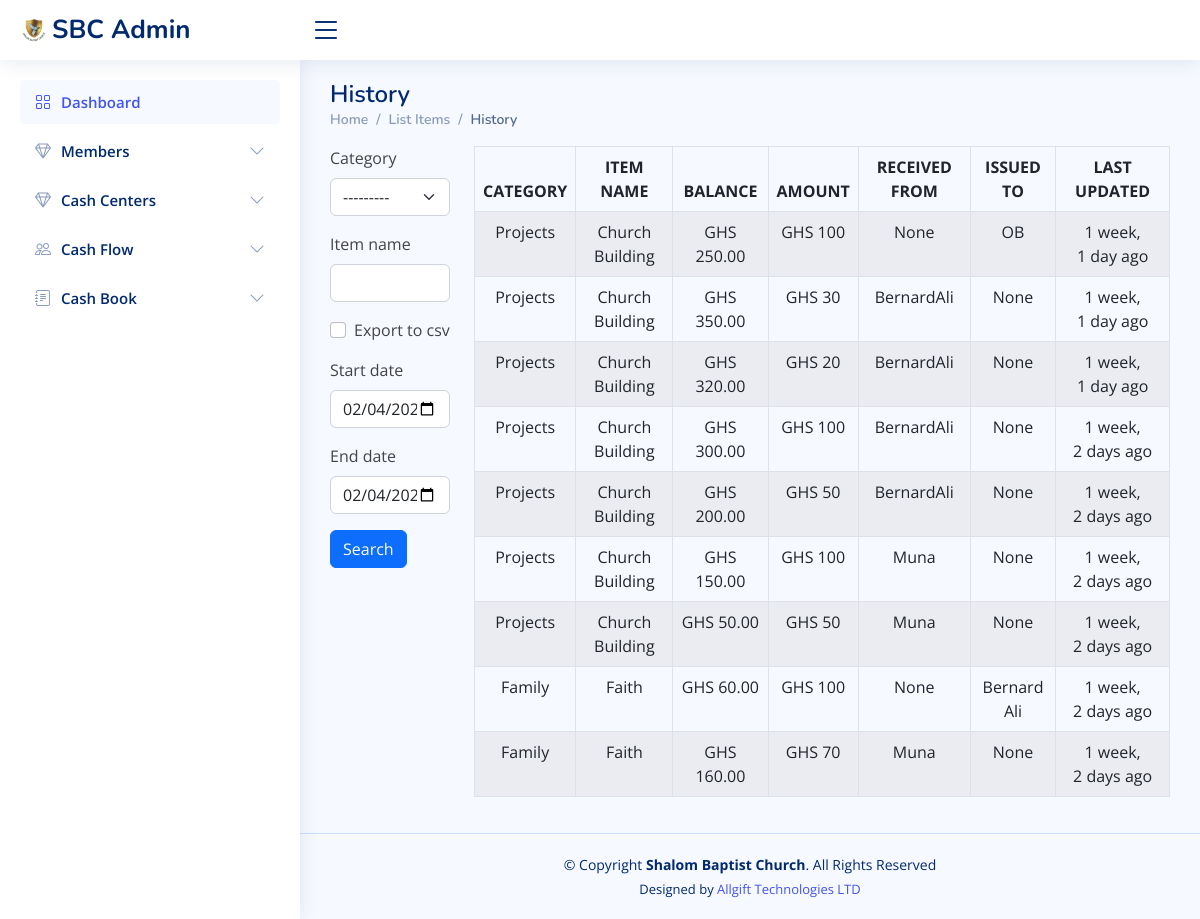
/accounts/list_history/, run on an earlier commit of the app's database.
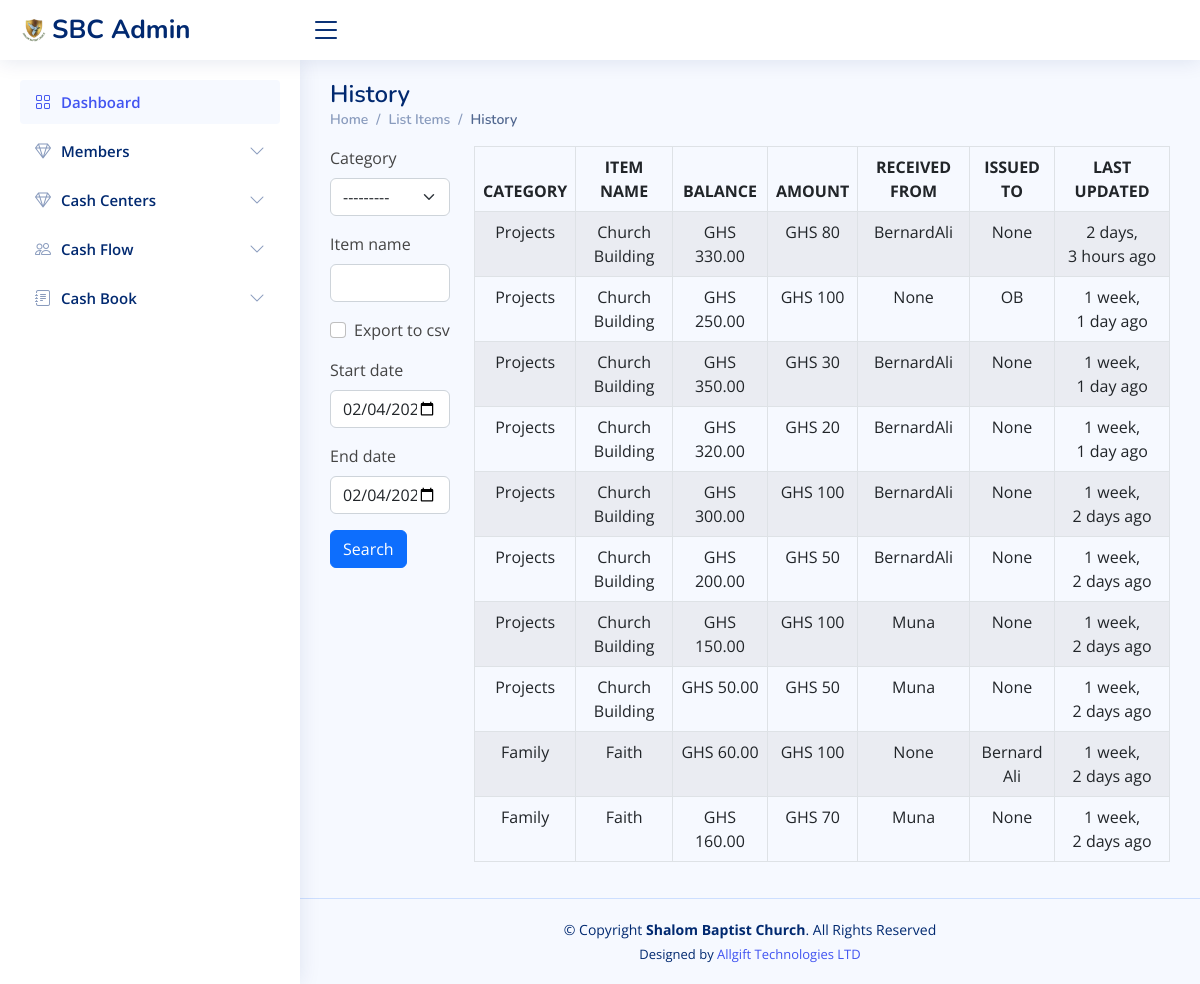
And on a later commit of the database.
### accounts/models.py (models this page shows, shortened)
class CashFlowHistory(models.Model):
    category = models.ForeignKey(Category, on_delete=models.DO_NOTHING, blank=True)
    item_name = models.CharField(max_length=50, blank=True, null=True)
    image = models.ImageField(default='product.png', upload_to='category_pics')
    receipt_no = models.CharField(max_length=50, blank=True, null=True)
    item_description = models.TextField(blank=True, null=True)
    amount = models.IntegerField(default='0', blank=True, null=True)
    returned_to = models.CharField(max_length=50, blank=True, null=True)
    received_from = models.ForeignKey(Profile, on_delete=models.DO_NOTHING, blank=True, null=True)
    balance = models.DecimalField(max_digits=10, decimal_places=2, default=0)
    created_on = models.DateTimeField(auto_now_add=True)
    last_updated = models.DateTimeField(auto_now=True)

class Category(models.Model):
    name = models.CharField(max_length=50, blank=True, null=True)
    description = models.TextField(blank=True, null=True)
    def __str__(self):
        return self.name

### authy/models.py (models this page shows, shortened)
class Profile(models.Model):
    user = models.OneToOneField(User, on_delete=models.CASCADE, related_name='profile')
    full_name = models.CharField(max_length=50)
    gender = models.CharField(max_length=50, choices=GENDER_CHOICES, null=True, blank=True)
    blood_group = models.CharField(max_length=50, choices=BLOOD_CHOICES, null=True, blank=True)
    place_of_residence = models.CharField(max_length=50)
    birth_date = models.DateField(null=True, blank=True)
    work_status = models.CharField(max_length=50, choices=WORK_STATUS_CHOICES, default='Student')
    organisation_name = models.CharField(max_length=50, null=True, blank=True)
    education_level = models.CharField(max_length=50, choices=EDUCATION_LEVEL_CHOICES, null=True, blank=True)
    image = models.ImageField(default='default.jpg', upload_to='profile_pics', null=True, blank=True)
    created = models.DateField(auto_now_add=True)
    hometown = models.CharField(max_length=50, null=True, blank=True)
    marital_status = models.CharField(max_length=20, choices=MARRIAGE_STATUS_CHOICE, default='Single')
    spouse = models.CharField(max_length=50, null=True, blank=True)
    no_of_children = models.IntegerField(null=True, blank=True)
    phone_no = models.CharField(max_length=20)
    email = models.CharField(max_length=50, null=True, blank=True)
    father_name = models.CharField(max_length=100, null=True, blank=True)
    father_alive = models.CharField(max_length=3, choices=YES_NO_CHOICES, default='Yes')
    mother_name = models.CharField(max_length=100, null=True, blank=True)
    mother_alive = models.CharField(max_length=3, choices=YES_NO_CHOICES, default='Yes')
    next_of_kin_contact = models.CharField(max_length=20, null=True, blank=True)
    date_joined = models.DateField(null=True, blank=True)
    baptism = models.CharField(max_length=10, choices=BAPTISM_CHOICES, default='Not Yet')
    family = models.ForeignKey(Family, on_delete=models.DO_NOTHING, null=True, blank=True, related_name='family')
    auxiliary = models.ForeignKey(Auxiliaries, on_delete=models.DO_NOTHING, null=True, blank=True)
    ministry = models.ForeignKey(Ministries, on_delete=models.DO_NOTHING, null=True, blank=True)
    def __str__(self):
        return str(self.user.username)

### accounts/views.py (the view, shortened to what this page needs)
# urls.py: path('list_history/', views.list_history, name='list_history'),
def list_history(request):
    header = 'HISTORY DATA'
    queryset = CashFlowHistory.objects.all().order_by("-last_updated")
    paginator = Paginator(queryset, 15)
    page_number = request.GET.get('page')
    queryset = paginator.get_page(page_number)
    form = CashFlowHistorySearchForm(request.POST or None)
    context = {
        "header": header,
        "queryset": queryset,
        "form": form,
    }
    return render(request, "accounts/list_history.html", context)

### accounts/forms.py
class CashFlowHistorySearchForm(forms.ModelForm):
    export_to_CSV = forms.BooleanField(required=False)
    start_date = forms.DateTimeField(widget=forms.widgets.DateInput(attrs={'type': 'date'}),
                                     required=False, initial=timezone.now)
    end_date = forms.DateTimeField(widget=forms.widgets.DateInput(attrs={'type': 'date'}),
                                   required=False, initial=timezone.now)
    class Meta:
        model = CashFlowHistory
        fields = ['category', 'item_name', 'export_to_CSV', 'start_date', 'end_date']

### templates/accounts/list_history.html
{% extends 'accounts/base.html' %}
{% load humanize %}
{% load crispy_forms_tags %}
{% block content %}
     <div class="pagetitle">
      <h1>History</h1>
      <nav>
        <ol class="breadcrumb">
          <li class="breadcrumb-item"><a href="{% url 'home' %}">Home</a></li>
          <li class="breadcrumb-item"><a href="{% url 'list_items' %}">List Items</a></li>
          <li class="breadcrumb-item active">History</li>
        </ol>
      </nav>
    </div>
     <section class="section dashboard">
         <div class="row">
        <div class="col-sm-2">
            <form method='POST' action=''>{% csrf_token %}
            {{form|crispy}}
            <input type="submit" value='Search' class="btn btn-primary mybutton"/>
        </form>
        </div>
        <br>
        <div class="col-sm-10">
            <div class="display_table">
        <table class='table table-bordered table-striped datatable table-hover text-center'>
          <thead>
            <tr>
              <th>CATEGORY</th>
              <th>ITEM NAME</th>
              <th>BALANCE</th>
              <th>AMOUNT</th>
              <th>RECEIVED FROM</th>
              <th>ISSUED TO</th>
              <th>LAST UPDATED</th>
            </tr>
          </thead>
        {% for instance in queryset %}
            <tr>
              <td>{{instance.category}}</td>
              <td>{{instance.item_name}}</td>
              <td>GHS {{instance.balance}}</td>
              <td>GHS {{instance.amount}}</td>
              <td>{{instance.received_from}}</td>
              <td>{{instance.returned_to}}</td>
              <td>{{instance.last_updated|naturaltime}}</td>
            </tr>
        {% endfor %}
      </table>
    </div>
        </div>
    </div>
    </section>
{% endblock content %}

What changed in the data, as far as the page shows it:
added CashFlowHistory: category "Projects", item_name "Church Building", balance "330.00", amount "80", received_from "BernardAli", returned_to "None", last_updated "2 days, 3 hours ago"
